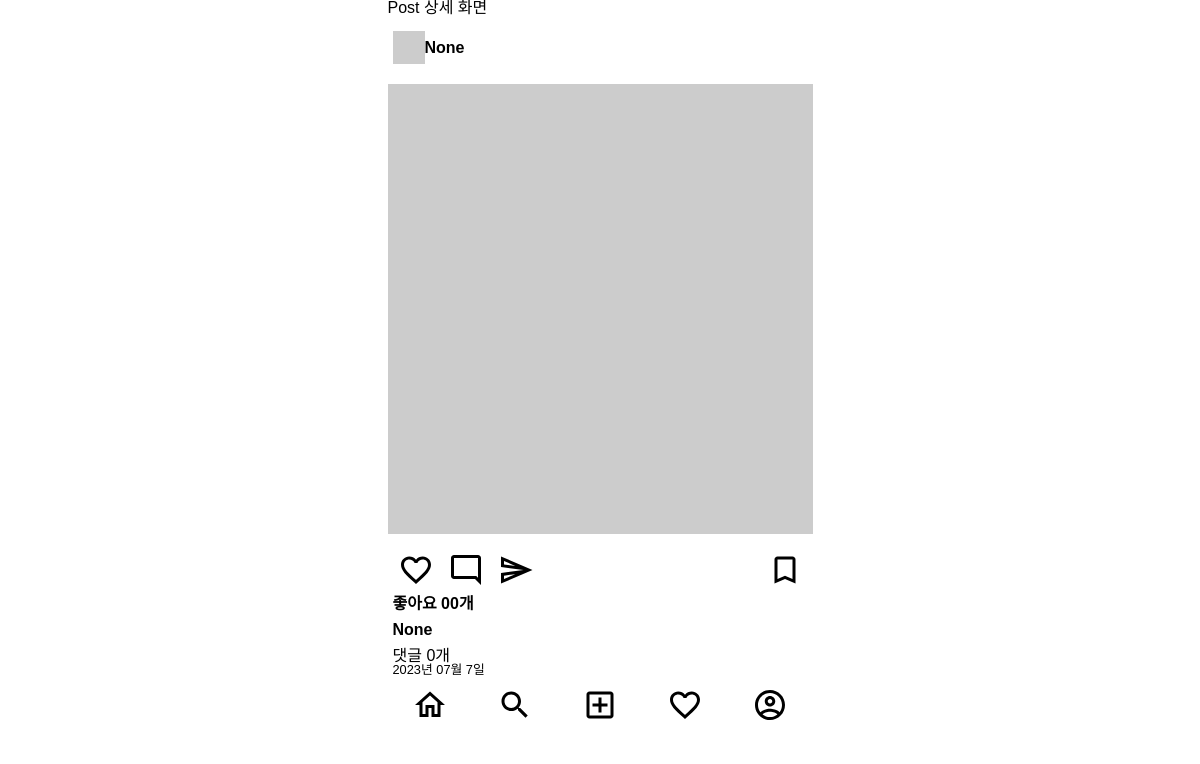
The app's page /posts/1/ with its own data.
### posts/models.py (models this page shows)
class Post (models.Model):
    image = models.ImageField(verbose_name='이미지', null=True, blank=True)
    content = models.TextField(verbose_name='내용', null=True)
    created_at = models.DateTimeField(verbose_name='작성일', auto_now_add=True)
    view_count = models.IntegerField(verbose_name='조회수', default=0)
    writer = models.ForeignKey(to=User, on_delete=models.CASCADE, verbose_name='작성자', null=True, blank=True)

### posts/views.py (the view)
# urls.py: path('<int:id>/', post_detail_view, name='post-detail'),
def post_detail_view(request, id):
    try:
        post = Post.objects.get(id=id)
    except Post.DoesNotExist:
        return redirect('index')
    post = Post.objects.get(id=id)
    context = {
        'post': post,
    }
    return render(request, 'posts/post_detail.html', context)

### myinsta/templates/posts/post_detail.html (shortened to what this page needs)
{% extends 'base.html' %}
{% block content %}
<h1>Post 상세 화면</h1>
{% include 'mixin/posts/post_card.html' with detail=True %}
{% endblock %}

### myinsta/templates/mixin/posts/post_card.html (shortened to what this page needs)
{% load static %}
<div class="card">
    <div class="card__header">
        <img src="http://via.placeholder.com/32x33" alt="프로필이미지">
        <a href="#">
            <span class="card__user-name">{{ post.writer }}</span>
        </a>
    </div>
    <div class="card__body">
        <div>
            {% if post.image %}
                <img class="card__image" src="{{ post.image.url }}" alt="피드이미지">
            {% else %}
                <img class="card__image" src="http://via.placeholder.com/450x450" alt="피드이미지">
            {% endif %}
        </div>
    </div>
    <div class="card__btn-group">
        <div>
            <img class="card__btn" src="{% static 'icons/favorite_outlined_black_36dp.svg' %}" alt="좋아요">
            <img class="card__btn" src="{% static 'icons/mode_comment_outlined_black_36dp.svg' %}" alt="댓글">
            <img class="card__btn" src="{% static 'icons/send_outlined_black_36dp.svg' %}" alt="공유하기">
        </div>
        <div>
            <img class="card__btn" src="{% static 'icons/bookmark_outlined_black_36dp.svg' %}" alt="북마크">
        </div>
    </div>
    <div class="card_content">
        <span class="card__like-num">좋아요 00개</span>
        <div class="card__main-text">
            <p><span class="card__user-name">{{ post.writer }} </span>
            </p>
        </div>
        <div>
            <p>댓글 {{ post.comment_set.all.count }}개
            </p>
            <p class="card__created-at">{{ post.created_at|date:"Y년 m월 n일" }}</p>
        </div>
    </div>
</div>

### myinsta/static/css/index.css (style rules this page uses)
.container { display: flex; flex-direction: column; max-width: 425px; }
body { font-family: 'Noto Sans KR', sans-serif; margin: 0 auto 60px auto; }
.card__header { display: flex; align-items: center; margin: 15px 0; padding: 0 5px; }
.card__user-name { font-weight: bold; margin: 0 5px 0 0; }
.card__body { margin: 10px 0; }
.card__image { height: 450px; width: 100%; margin: 5px 0; object-fit: cover; }
.card__btn-group { display: flex; justify-content: space-between; margin: 5px 0; padding: 0 5px; }
.card__btn { margin: 0 5px; }
.card_content { display: flex; flex-direction: column; padding: 0 5px; }
.card__like-num { font-weight: bold; }
.card__main-text { margin: 10px 0; }
.card__created-at { font-weight: lighter; font-size: 0.8rem; }

### records on screen
Post: writer "None", comment_set.all.count "0", created_at "2023년 07월 7일"
